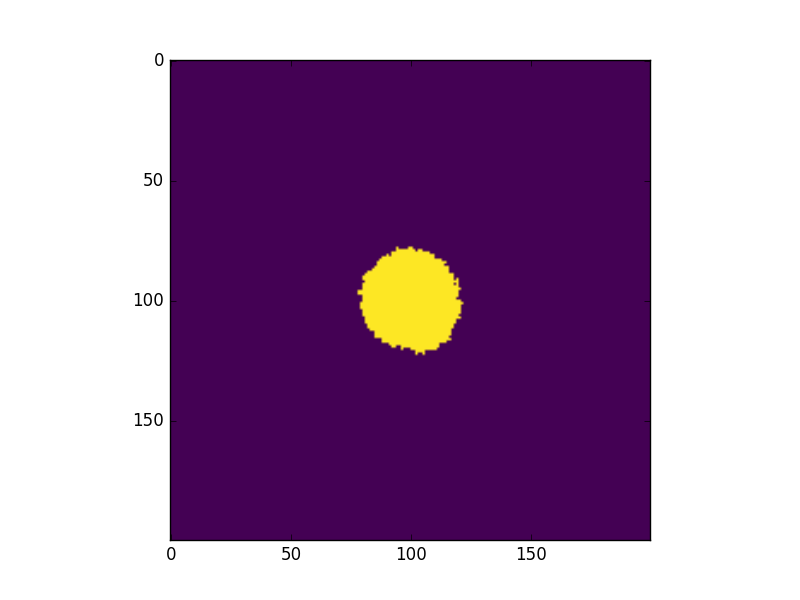

Generate this figure with Python:
#!/usr/bin/env python2
# -*- coding: utf-8 -*-
"""
Created on Thu Feb 23 16:22:32 2017

@author: shawnthomas
"""
"""
Homework 1- Problem 3
Grow DLA from inside to out
"""

'''
Libraries
'''
import numpy as np
import matplotlib.pyplot as p
import csv
import math

'''
Global Variables
'''

# array for walker
a = np.zeros((200, 200), dtype='float') # creates 200 by 200 array of zeros (floats)

stepChoices = [[0,1],[0,-1],[-1,0],[1,0]] #possible steps
a[100,100]=1 #initial point
startPos=[] 
totalsteps=[]
clustersize = 0
im = p.imshow(a, cmap='viridis')


'''
Functions
'''

def insideoutDLA():
    '''
    Local variables are only defined in the function itself
    '''
    walkerLength=0
    startPos=[100,100] #this is the first point
    
    p.ion()
    
    # Walk as long no taken position is reached
    while a[startPos[0],startPos[1]] == 1:
        walkerLength+=1
        step=np.array(stepChoices[np.random.randint(0,4)]) #Randomly choose a step to go ()
        startPos=startPos+step #Add the step to the current position
        # refresh the image
        im.set_data(a) # set the data
        p.draw() # draw the image
        p.pause(0.01) # give the computer time to draw
    else:
        p.ioff()
    return startPos
    return walkerLength
    
def diacircle(arr):
    # find diameter of enclosing circle
    diamax = 0
    dlastructure = np.where(arr > 0) # np.where selects values from array with given condition
    for i in zip(dlastructure[0], dlastructure[1]):
        for j in zip(dlastructure[0], dlastructure[1]):
            dia = np.linalg.norm(np.array(i)-np.array(j),2) # calculate distance between points
            if diamax < dia:
                diamax = dia
    return diamax
    
def saveListToFile(wll, path): # Note we can give it another name to be used in the function 
    with open(path, 'wb') as csvfile: # open file
        writer = csv.writer(csvfile) # create a write variable
        for i in wll:  # for loop through the list  
            writer.writerow([i]) # Use build in writer function
    csvfile.close()  # CLOSE THE FILE  !!! Common error source
    
'''
Program Execution
'''

for i in range(0,500): # sets there to be 3000 walkers
    walk=insideoutDLA()
    a[walk[0],walk[1]]=1
    print "Walker running: "+str(i) # shows in the console which walker is running currently
    walkerLength=insideoutDLA()  
    print "Total Length: "+str(walkerLength)
    clustersize += 1
    
clusterdia = diacircle(a)

# s=r^d rewritten as log(r)s = d
fractdim = math.log(clustersize,(clusterdia/2))

print "cluster diameter: " + str(clusterdia)
print "cluster size: " + str(clustersize)
print "fractal dimension: " + str(fractdim)

# Save files
saveListToFile(totalsteps,'walkerList.csv')
saveListToFile([clusterdia],'./Diameter.csv')

# make a figure from the array
p.figure(2)
# show the array as an image
p.imshow(a, cmap='viridis') 
p.show()
